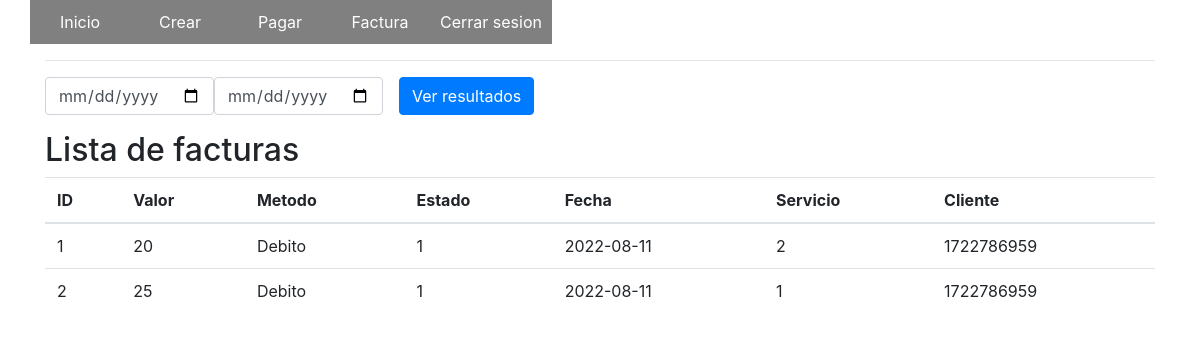
Screenshot of /facturas.php with the database file from the repository.
### tables this page shows
CREATE TABLE `factura` (
  `ID_PAG` int(11) NOT NULL,
  `VAL_PAG` float NOT NULL,
  `MET_PAG` char(10) NOT NULL,
  `EST_PAG` smallint(6) NOT NULL,
  `FEC_PAG` date NOT NULL,
  `ID_SER` decimal(8,0) NOT NULL,
  `CED_CLI` char(10) NOT NULL
);

### funciones.php (called while the page is built, shortened)
<?php
function escapar($html) {
  return htmlspecialchars($html, ENT_QUOTES | ENT_SUBSTITUTE, "UTF-8");
}

### facturas.php (the view, shortened to what this page needs)
<?php
include 'funciones.php';
$error = false;
$config = include 'config.php';
try {
    $dsn = 'mysql:host=' . $config['db']['host'] . ';dbname=' . $config['db']['name'];
    $conexion = new PDO($dsn, $config['db']['user'], $config['db']['pass'], $config['db']['options']);
    if (isset($_POST['fechaI']) && isset($_POST['fechaF'])) {
        $consultaSQL = "SELECT * FROM factura WHERE FEC_PAG BETWEEN '" . $_POST['fechaI'] . "' AND '" . $_POST['fechaF'] . "'";
    } else {
        $consultaSQL = "SELECT * FROM factura";
    }
    $sentencia = $conexion->prepare($consultaSQL);
    $sentencia->execute();
    $factura = $sentencia->fetchAll();
} catch (PDOException $error) {
    $error = $error->getMessage();
}
$titulo = isset($_POST['fecha']) && isset($_POST['fechaF']) ? 'Lista de facturas desde (' . $_POST['fechaI'] . ' hasta ' . $_POST['fechaF'] . ')' : 'Lista de facturas';
?>
<?php include "templates/header.php"; ?>
<div class="container">
    <div class="row">
        <div class="col-md-12">
            <hr>
            <form method="post" class="form-inline">
                <div class="form-group mr-3">
                    <input type="date" id="fechaI" name="fechaI" placeholder="Buscar por fecha" class="form-control">
                    <input type="date" id="fechaF" name="fechaF" placeholder="Buscar por fecha" class="form-control">
                </div>
                <button type="submit" name="submit" class="btn btn-primary">Ver resultados</button>
            </form>
        </div>
    </div>
</div>
<div class="container">
    <div class="row">
        <div class="col-md-12">
            <h2 class="mt-3"><?= $titulo ?></h2>
            <table class="table">
                <thead>
                    <tr>
                        <th>ID</th>
                        <th>Valor</th>
                        <th>Metodo</th>
                        <th>Estado</th>
                        <th>Fecha</th>
                        <th>Servicio</th>
                        <th>Cliente</th>
                    </tr>
                </thead>
                <tbody>
                    <?php
                    if ($factura && $sentencia->rowCount() > 0) {
                        foreach ($factura as $fila) {
                    ?>
                            <tr>
                                <td><?php echo escapar($fila["ID_PAG"]); ?></td>
                                <td><?php echo escapar($fila["VAL_PAG"]); ?></td>
                                <td><?php echo escapar($fila["MET_PAG"]); ?></td>
                                <td><?php echo escapar($fila["EST_PAG"]); ?></td>
                                <td><?php echo escapar($fila["FEC_PAG"]); ?></td>
                                <td><?php echo escapar($fila["ID_SER"]); ?></td>
                                <td><?php echo escapar($fila["CED_CLI"]); ?></td>
                            </tr>
                    <?php
                        }
                    }
                    ?>
            </table>
        </div>
    </div>
</div>
<?php include "templates/footer.php"; ?>

### templates/header.php (shortened to what this page needs)
<html lang="es">
<head>
    <link rel="stylesheet" href="https://stackpath.bootstrapcdn.com/bootstrap/4.5.2/css/bootstrap.min.css" />
</head>
<body>
    <div class="container">
        <div class="row">
            <nav>
                <ul id="menu">
                    <li><a href="index.php">Inicio</a></li>
                    <li><a href="crear.php">Crear</a> </li>
                    <li><a href="pagar.php">Pagar</a></li>
                    <li><a href="facturas.php">Factura</a></li>
                    <li><a href="logout.php">Cerrar sesion</a></li>
                </ul>
            </nav>
        </div>
    </div>
</body>

### templates/header.php (style rules this page uses)
* { margin: 0; padding: 0; }
ul { list-style: none; }
#menu li>a { background-color: grey; color: white; padding: 10px; display: block; text-decoration: none; min-width: 100px; }
#menu>li { float: left; text-align: center }

### rows the page displays
factura: ID_PAG "1", VAL_PAG "20", MET_PAG "Debito", EST_PAG "1", FEC_PAG "2022-08-11", ID_SER "2", CED_CLI "1722786959"
factura: ID_PAG "2", VAL_PAG "25", MET_PAG "Debito", EST_PAG "1", FEC_PAG "2022-08-11", ID_SER "1", CED_CLI "1722786959"

### other values shown
$titulo "Lista de facturas"
